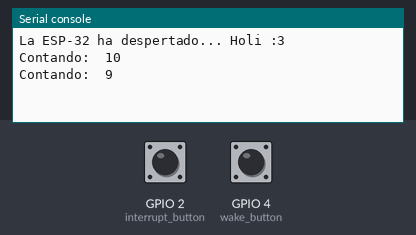
This program was run on a simulated ESP32 board running MicroPython. Parts: the last lines printed to the serial console. The test bench sets the inputs (shaded band); at power-on: GPIO 2 (interrupt_button) HIGH, GPIO 4 (wake_button) HIGH. Deep sleep restarts the program when it ends.

Above: at 1.2 s.
1.3 s: GPIO 2 (interrupt_button) pulled LOW for 0.15 s
At 2.6 s:
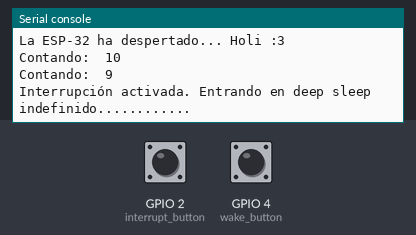
2.9 s: GPIO 4 (wake_button) pulled LOW for 0.15 s
At 3.6 s:
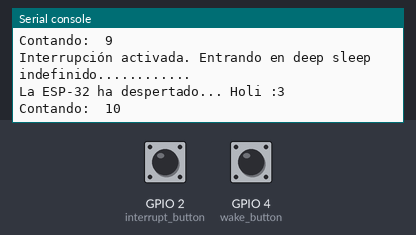
Timing chart, 0 to 5.9 s (numbered marks = the images above; inputs shaded):
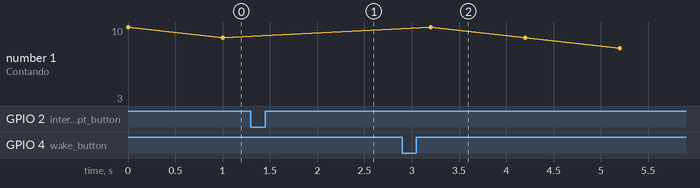

Measured:
- after the input at 1.3 s, the serial console: prints a new line after 0.15 s (image 1)

The program:

DEEPSLEEP_+_INTERRUPCION.py
```python
## DeepSleep + Interrupcion
import esp32
from machine import Pin, deepsleep
from time import sleep

## Configuración de los botones
interrupt_button = Pin(2, Pin.IN, Pin.PULL_UP)  ## Botón para entrar en deep sleep indefinido
wake_button = Pin(4, Pin.IN, Pin.PULL_UP)       ## Botón para despertar

## Configuración del pin para despertar mientras esta en DeepSleep
esp32.wake_on_ext0(pin=wake_button, level=esp32.WAKEUP_ALL_LOW)

## Función de interrupción: entra en deep sleep indefinido
def enter_deep_sleep(pin):
    print("Interrupción activada. Entrando en deep sleep indefinido............")
    deepsleep()  ## Deep sleep indefinido

## Configurar la interrupción en el botón de deep sleep
interrupt_button.irq(trigger=Pin.IRQ_RISING, handler=enter_deep_sleep)

## Inicio del programa
print("La ESP-32 ha despertado... Holi :3")

## Contador descendente
for i in range(10, 0, -1):
    print("Contando: ",i)
    sleep(1)  ## Espera 1 segundo entre números

# Mensaje antes de entrar en deep sleep indefinido
print("La cuenta terminó. Entrando en deep sleep de 5 segundos")
deepsleep(5000)
```
